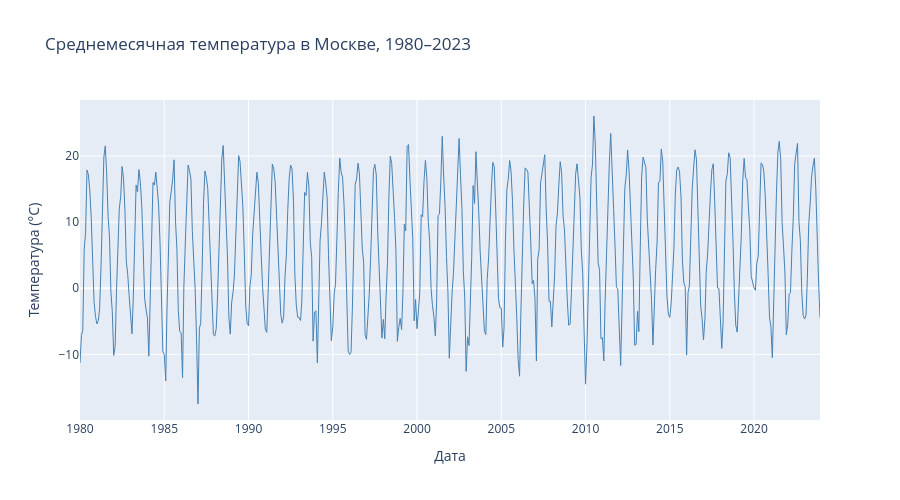

The cell this chart's notebook holds for it:
### Code cell
fig = go.Figure()
fig.add_trace(go.Scatter(
    x=df_monthly["ds"],
    y=df_monthly["y"],
    mode="lines",
    name="Среднемесячная температура",
    line=dict(color="steelblue", width=1),
))
fig.update_layout(
    title="Среднемесячная температура в Москве, 1980–2023",
    xaxis_title="Дата",
    yaxis_title="Температура (°C)",
    hovermode="x unified",
    height=500,
)
fig.show()

### Figure 1 — Plotly figure (JSON) as saved in the notebook; plotly's stock layout.template omitted (floating-point values rounded to 4 significant figures; data arrays with more than 128 entries replaced by an {"elided": "..."} marker saying what was removed)
{"data": [{"line": {"color": "steelblue", "width": 1}, "mode": "lines", "name": "Среднемесячная температура", "type": "scatter", "x": {"elided": "528 str values"}, "y": {"elided": "528 float values"}}], "layout": {"height": 500, "hovermode": "x unified", "title": {"text": "Среднемесячная температура в Москве, 1980–2023"}, "xaxis": {"title": {"text": "Дата"}}, "yaxis": {"title": {"text": "Температура (°C)"}}}}
